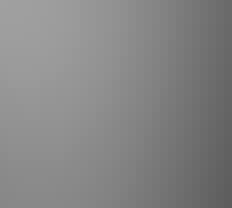
#> input picture TP/rgrow.tif, 29 x 26 px (shown 8 times larger)
$ python PITP_8.py
#> lines starting #> are read from the running program, lines starting #| are printed output that depends on the picture; after the words box and inside, x2 and y2 are one past the last pixel; in counts of white or black regions, pixels touching at a corner belong together
# -*- coding: utf-8 -*-
"""
Created on Mon Nov 29 14:42:05 2021

@author: Eow
"""

import os
import numpy as np
from imageio import imread
import matplotlib.pyplot as plt
from skimage.morphology import disk, rectangle, erosion, dilation, opening, \
    closing, local_minima, local_maxima, watershed, binary_dilation
from skimage.filters import threshold_otsu
from scipy import ndimage
from copy import deepcopy


plt.close('all')

laptop='C:/Users/Eow/Desktop/Mestrado/PDI/TP'
pc='C:/Users/silam/OneDrive/Desktop/Mestrado/PDI/TP'

os.chdir(laptop)

#%%

#ex1

rgr=imread('rgrow.tif').astype(float)
#> rgr: shape (26, 29) float64; min 93, max 160, mean 132.7

lin,col=rgr.shape
#> lin = 26; col = 29
ee=np.ones((3,3))
Er = erosion(rgr,ee)
Dl = dilation(rgr,ee)
Grad = dilation(rgr,ee)-erosion(rgr,ee)


Lm = local_minima(rgr,ee)
#> Lm: shape (26, 29) bool; 0.27% white in thin lines or dots, all inside (x1, y1, x2, y2) = (0, 25, 29, 26)
LmGrad = local_minima(Grad,ee)
#> LmGrad: shape (26, 29) bool; 8.9% white in thin lines or dots

mk=np.ones(rgr.shape)
markers, n = ndimage.label(LmGrad)
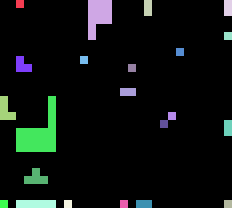
#> markers: shape (26, 29) int32 (shown 8 times larger); 23 distinct labels, from 0 to 22; one colour per label, 0 black
#> n = 22
Ws = watershed (Grad, markers,mask=mk)
#> Ws: shape (26, 29) int32; 22 distinct labels, from 1 to 22
Ws1=deepcopy(Ws)

#%%
#criar a moldura da imagem para retirar as bacias q tocam a imagem
#ex 1.2
M=np.zeros(rgr.shape)
M[:,0]=1
M[:,col-1]=1
M[0,:]=1
M[lin-1,:]=1

T=Ws*M
nz=np.nonzero(T)
#> nz = 106 positions, rows 0 to 25, columns 0 to 28

val=np.unique(T[nz])
#> val = [1, 2, 3, 4, 5, 7, 11, 12, 15, 16, 17, 18, 19, 20, 21, 22]

for i in range (len(val)):
    Ws[Ws==val[i]]=0
#> this loop made 16 passes
#> Ws: shape (26, 29) int32; 7 distinct labels, from 0 to 14


#%%
#ex 1.3
seed=[8,15]
B = Ws==Ws[seed[0], seed[1]]
#> B: shape (26, 29) bool; 2.5% white; 1 white region (1 under 20 px)
B=B*rgr


# [38 lines of commented-out code are left out]
C=imread('lsat01.tif').astype(float)
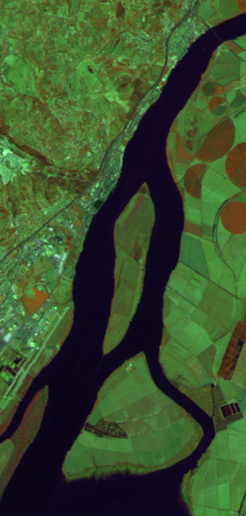
#> input picture TP/lsat01.tif, 246 x 516 px
C=C[:,:,0]
#> C: shape (516, 246) float64
gauss_denoised=ndimage.filters.gaussian_filter(C,1)

#2.2
sx=np.array([[-1,0,1],
             [-2,0,2],
             [-1,0,1]], dtype='float')
sy=np.array([[1,2,1],
             [0,0,0],
             [-1,-2,-1]],dtype='float')

conv000=ndimage.convolve(gauss_denoised.astype(float),sx, mode='constant', cval=0.0)
conv090=ndimage.convolve(gauss_denoised.astype(float),sy, mode='constant', cval=0.0)

#2.3
z=np.logical_and(conv090==0, conv000==0)*1
#> z: shape (516, 246) int64; every value is 0
D0 = np.arctan2(conv090, conv000)
D1 = D0*180/np.pi
Theta = D1+180

#2.4
Theta0= np.logical_or(np.logical_and(Theta>=0, Theta<22.5), np.logical_and(Theta>=337.5, Theta<360))
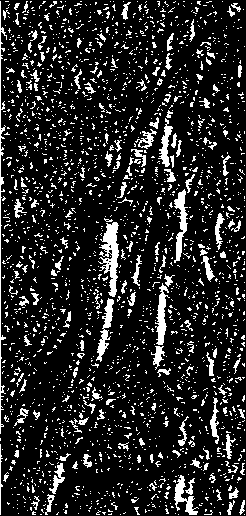
#> Theta0: shape (516, 246) bool; 14.6% white in thin lines or dots
Theta45= np.logical_and(Theta>=22.5, Theta <67.5)
#> Theta45: shape (516, 246) bool; 11.5% white in thin lines or dots
Theta90= np.logical_and(Theta>=67.5, Theta <112.5)
#> Theta90: shape (516, 246) bool; 11.6% white in thin lines or dots
Theta135= np.logical_and(Theta>=112.5, Theta <157.5)
#> Theta135: shape (516, 246) bool; 15% white in thin lines or dots
Theta180= np.logical_and(Theta>=157.5, Theta <202.5)
#> Theta180: shape (516, 246) bool; 13.4% white in thin lines or dots
Theta225= np.logical_and(Theta>=202.5, Theta <247.5)
#> Theta225: shape (516, 246) bool; 10.5% white in thin lines or dots
Theta270= np.logical_and(Theta>=247.5, Theta <292.5)
#> Theta270: shape (516, 246) bool; 9.8% white in thin lines or dots
Theta315= np.logical_and(Theta>=292.5, Theta <337.5)
#> Theta315: shape (516, 246) bool; 13.5% white in thin lines or dots

Tt1 = np.logical_or(Theta45, Theta225)*45
#> Tt1: shape (516, 246) int64; values 0 (black) and 45 (white), 22% white in thin lines or dots
Tt2 = np.logical_or(Theta90, Theta270)*90
#> Tt2: shape (516, 246) int64; values 0 (black) and 90 (white), 21.4% white in thin lines or dots
Tt3 = np.logical_or(Theta135, Theta315)*135
#> Tt3: shape (516, 246) int64; values 0 (black) and 135 (white), 28.5% white in thin lines or dots
Tt4 = np.logical_or(Theta180, Theta0)*180
#> Tt4: shape (516, 246) int64; values 0 (black) and 180 (white), 28.1% white in thin lines or dots

ThetaQuantized=(Tt1+Tt2+Tt3+Tt4).astype(float)
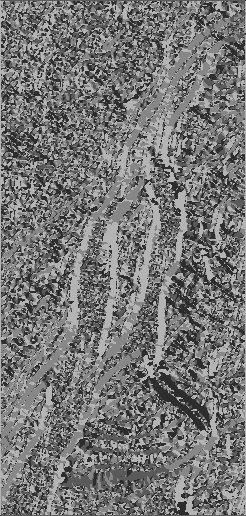
#> ThetaQuantized: shape (516, 246) float64; min 45, max 180, mean 118.2
ThetaQuantized[z==1]=0

#2.5
S=(abs(conv000)+abs(conv090))
lin,col=C.shape
#> lin = 516; col = 246
G1=np.zeros((lin,col))
for k1 in range (1,lin-1):
    for k2 in range (1, col-1):
        if (k1==0 | k1==lin-1 | k2==0 | k2==col-1):
            G1[k1,k2]=0
        else:
            if ThetaQuantized[k1,k2]==180:
                if np.logical_and(S[k1,k2-1]<S[k1,k2], S[k1,k2+1]<S[k1,k2]):
                    G1[k1,k2]=S[k1,k2]
            if ThetaQuantized[k1,k2]==45:
                if np.logical_and(S[k1+1,k2-1]<S[k1,k2], S[k1-1,k2+1]<S[k1,k2]):
                    G1[k1,k2]=S[k1,k2]
            if ThetaQuantized[k1,k2]==90:
                if np.logical_and(S[k1-1,k2]<S[k1,k2], S[k1+1,k2]<S[k1,k2]):
                    G1[k1,k2]=S[k1,k2]
            if ThetaQuantized[k1,k2]==135:
                if np.logical_and(S[k1-1,k2-1]<S[k1,k2], S[k1+1,k2+1]<S[k1,k2]):
                    G1[k1,k2]=S[k1,k2]

# # #2.6
CGrad = dilation(C,ee)-erosion(C,ee)
LMGrad = local_maxima(CGrad,ee)
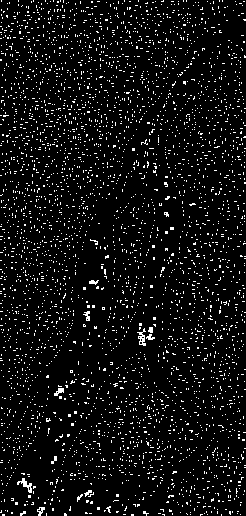
#> LMGrad: shape (516, 246) bool; 6.4% white in thin lines or dots
t1=20
t2=80
tsup=t2*np.max(G1)/255
#> tsup = 92.27
tinf=t1*np.max(G1)/255
#> tinf = 23.07

PxFortes=G1>=tsup
#> PxFortes: shape (516, 246) bool; 2.9% white in thin lines or dots
PxFracos=np.logical_and(G1>=tinf,G1<tsup)
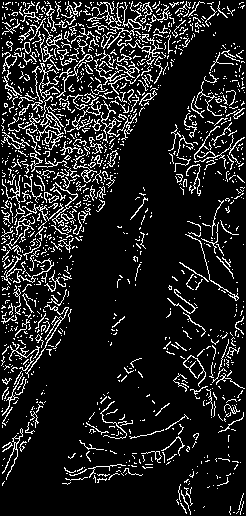
#> PxFracos: shape (516, 246) bool; 12.8% white in thin lines or dots
Edges= deepcopy(PxFortes)
_,n = ndimage.label(Edges)
#> n = 581
a=-1;
while a!=n:
    _,n=ndimage.label(Edges)
    se = rectangle (3,3)
    Edges = np.logical_or(Edges, np.logical_and(binary_dilation(Edges, se),PxFracos))
    _,a=ndimage.label(Edges)
#> this loop made 49 passes
#> (n, a) on passes 1 to 12: (581, 568), (568, 670), (670, 742), (742, 806), (806, 855), (855, 900), (900, 939), (939, 977), (977, 1018), (1018, 1055), (1055, 1081), (1081, 1112)
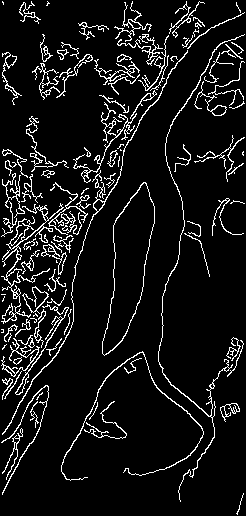
#> Edges: shape (516, 246) bool; 8.4% white in thin lines or dots


# [30 lines of commented-out code are left out]

plt.figure()
plt.subplot(241); plt.imshow(C); plt.title('Inicial'); plt.axis('off')
plt.subplot(242); plt.imshow(G1); plt.title('G1'); plt.axis('off')
plt.subplot(243); plt.imshow(LMGrad); plt.title('Grad'); plt.axis('off')
plt.subplot(244); plt.imshow(PxFracos); plt.title('Fracos'); plt.axis('off')
plt.subplot(245); plt.imshow(PxFortes); plt.title('Fortes'); plt.axis('off')
plt.subplot(246); plt.imshow(Edges); plt.title('Edges'); plt.axis('off')
# plt.subplot(247); plt.imshow(G1); plt.title('G1'); plt.axis('off')
# plt.subplot(248); plt.imshow(Edges, 'gray'); plt.title(''); plt.axis('off')
